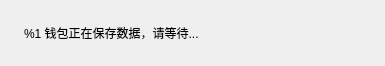
<?xml version="1.0" encoding="UTF-8"?>
<ui version="4.0">
 <class>ExitWidget</class>
 <widget class="QWidget" name="ExitWidget">
  <property name="geometry">
   <rect>
    <x>0</x>
    <y>0</y>
    <width>385</width>
    <height>66</height>
   </rect>
  </property>
  <property name="windowTitle">
   <string>保存数据</string>
  </property>
  <layout class="QHBoxLayout" name="horizontalLayout" stretch="0,1">
   <item>
    <widget class="QLabel" name="m_clockLabel">
     <property name="text">
      <string/>
     </property>
    </widget>
   </item>
   <item>
    <widget class="QLabel" name="m_label">
     <property name="text">
      <string>%1 钱包正在保存数据，请等待...</string>
     </property>
    </widget>
   </item>
  </layout>
 </widget>
 <resources/>
 <connections/>
</ui>
